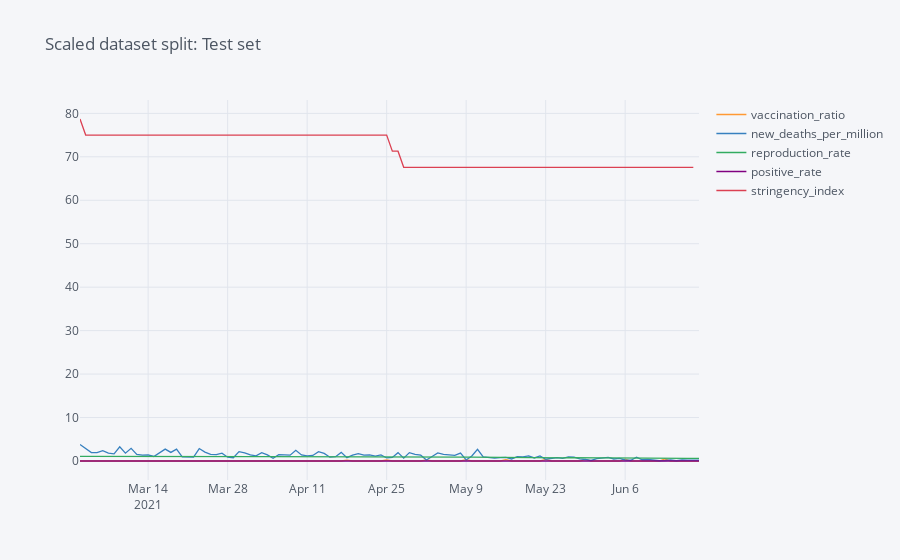
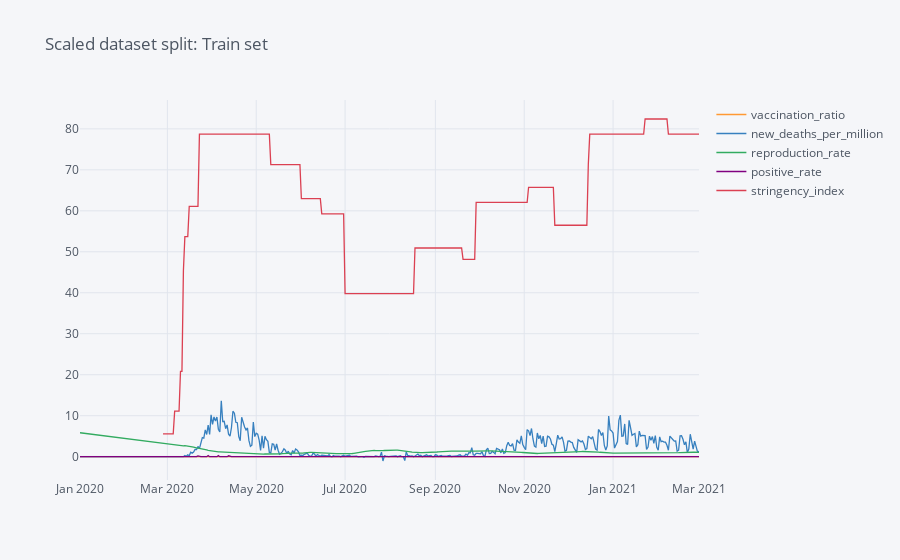

Notebook code cell kept with these figures, in order:
### Markdown cell above
##### Training unscaled data

### Code cell
split_date = '01-Mar-2021'
unscaled_train = mean_owid_df.loc[mean_owid_df.index <= split_date].copy()
unscaled_test = mean_owid_df.loc[mean_owid_df.index > split_date].copy()
_ = unscaled_test.iplot(title='Scaled dataset split: Test set')
    
_ = unscaled_train.iplot(title='Scaled dataset split: Train set')

X_train_unscaled = unscaled_train.drop(['new_deaths_per_million'],axis=1)
y_train_unscaled = pd.DataFrame(unscaled_train['new_deaths_per_million'])

X_test_unscaled = unscaled_test.drop(['new_deaths_per_million'],axis=1)
y_test_unscaled = pd.DataFrame(unscaled_test['new_deaths_per_million'])

reg_unscaled = xgb.XGBRegressor(n_estimators=1000)
reg_unscaled.fit(X_train_unscaled, y_train_unscaled,
        eval_set=[(X_train_unscaled, y_train_unscaled), (X_test_unscaled, y_test_unscaled)],
        early_stopping_rounds=50,
       verbose=False)
